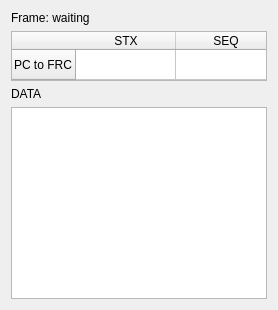
        <widget class="QWidget" name="txDebugTab">
         <attribute name="title">
          <string>TX Frame</string>
         </attribute>
         <layout class="QVBoxLayout" name="txDebugLayout">
          <item>
           <widget class="QLabel" name="txFrameMetaLabel">
            <property name="text">
             <string>Frame: waiting</string>
            </property>
           </widget>
          </item>
          <item>
           <widget class="QTableWidget" name="txFrameTable">
            <property name="maximumSize">
             <size>
              <width>16777215</width>
              <height>50</height>
             </size>
            </property>
            <property name="verticalScrollBarPolicy">
             <enum>Qt::ScrollBarAlwaysOff</enum>
            </property>
            <property name="horizontalScrollBarPolicy">
             <enum>Qt::ScrollBarAlwaysOff</enum>
            </property>
            <property name="rowCount">
             <number>1</number>
            </property>
            <property name="columnCount">
             <number>6</number>
            </property>
            <row>
             <property name="text">
              <string>PC to FRC</string>
             </property>
            </row>
            <column>
             <property name="text">
              <string>STX</string>
             </property>
            </column>
            <column>
             <property name="text">
              <string>SEQ</string>
             </property>
            </column>
            <column>
             <property name="text">
              <string>ID</string>
             </property>
            </column>
            <column>
             <property name="text">
              <string>CH</string>
             </property>
            </column>
            <column>
             <property name="text">
              <string>CMD</string>
             </property>
            </column>
            <column>
             <property name="text">
              <string>LEN</string>
             </property>
            </column>
           </widget>
          </item>
          <item>
           <widget class="QLabel" name="txDataLabel">
            <property name="text">
             <string>DATA</string>
            </property>
           </widget>
          </item>
          <item>
           <widget class="QPlainTextEdit" name="txDataDump"/>
          </item>
         </layout>
        </widget>
